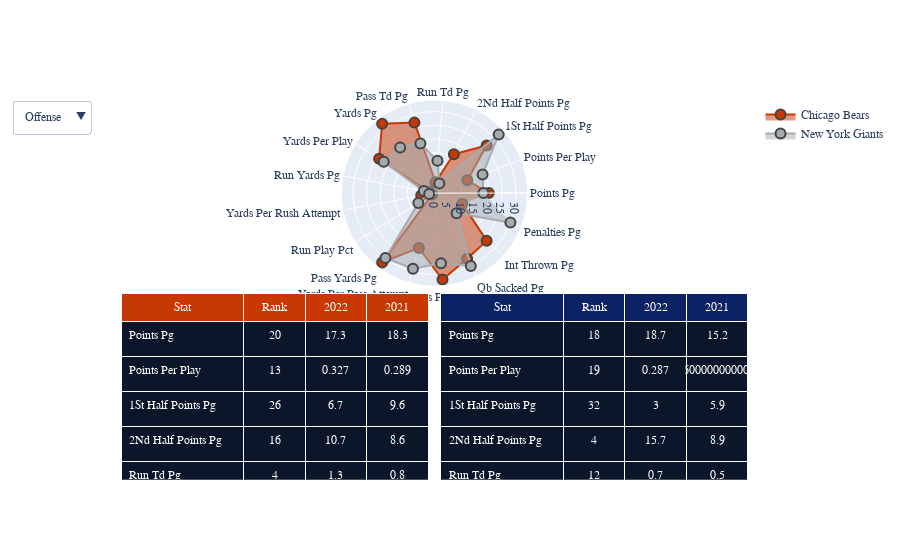

Notebook code cell kept with this figure:
### Code cell
fig.update_layout(
    font_family="Times New Roman",
    updatemenus=updatemenus,
    height=1000
)

fig.show()
#{'title': {'text': f"<b>{team} {record_str} @{team_opp} {record_opp_str} Week {week} Matchup </b> - Defense"}}

### Figure 1 — Plotly figure (JSON) as saved in the notebook; plotly's stock layout.template omitted (floating-point values rounded to 4 significant figures)
{"data": [{"customdata": [[17.3, 18.3], [0.327, 0.289], [6.7, 9.6], [10.7, 8.6], [1.3, 0.8], [0.7, 0.9], [265, 307.4], [5, 4.9], [186.7, 118.7], [5.4, 4.2], ["65.41%", "44.19%"], [78.3, 188.6], [6.6, 6.7], ["34.59%", "55.81%"], [3.3, 3.4], [1.3, 1.2], [5.3, 6.2]], "fill": "toself", "hoverlabel": {"bgcolor": "#0B162A", "font": {"color": "#C83803", "size": 16}}, "hovertemplate": "Stat: %{theta} <br> Rank: %{r} <br> 2022: %{customdata[0]} <br> 2021: %{customdata[1]} <extra></extra>", "marker": {"color": "#C83803", "line": {"width": 2}, "size": 10}, "name": "Chicago Bears", "r": [20, 13, 26, 16, 4, 27, 32, 24, 2, 5, 1, 32, 21, 32, 27, 26, 11], "theta": ["Points Pg", "Points Per Play", "1St Half Points Pg", "2Nd Half Points Pg", "Run Td Pg", "Pass Td Pg", "Yards Pg", "Yards Per Play", "Run Yards Pg", "Yards Per Rush Attempt", "Run Play Pct", "Pass Yards Pg", "Yards Per Pass Attempt", "Pass Play Pct", "Qb Sacked Pg", "Int Thrown Pg", "Penalties Pg"], "type": "scatterpolar", "visible": true}, {"customdata": [[17.3, 18.3], [0.327, 0.289], [6.7, 9.6], [10.7, 8.6], [1.3, 0.8], [0.7, 0.9], [265, 307.4], [5, 4.9], [186.7, 118.7], [5.4, 4.2], ["65.41%", "44.19%"], [78.3, 188.6], [6.6, 6.7], ["34.59%", "55.81%"], [3.3, 3.4], [1.3, 1.2], [5.3, 6.2]], "fill": "toself", "hoverlabel": {"bgcolor": "#0B2265", "font": {"color": "#A5ACAF", "size": 16}}, "hovertemplate": "Stat: %{theta} <br> Rank: %{r} <br> 2022: %{customdata[0]} <br> 2021: %{customdata[1]} <extra></extra>", "marker": {"color": "#A5ACAF", "line": {"width": 2}, "size": 10}, "name": "New York Giants", "r": [18, 19, 32, 4, 12, 19, 21, 22, 4, 2, 7, 30, 29, 26, 30, 11, 30], "theta": ["Points Pg", "Points Per Play", "1St Half Points Pg", "2Nd Half Points Pg", "Run Td Pg", "Pass Td Pg", "Yards Pg", "Yards Per Play", "Run Yards Pg", "Yards Per Rush Attempt", "Run Play Pct", "Pass Yards Pg", "Yards Per Pass Attempt", "Pass Play Pct", "Qb Sacked Pg", "Int Thrown Pg", "Penalties Pg"], "type": "scatterpolar", "visible": true}, {"customdata": [[17.3, 18.3], [0.327, 0.289], [6.7, 9.6], [10.7, 8.6], [1.3, 0.8], [0.7, 0.9], [265, 307.4], [5, 4.9], [186.7, 118.7], [5.4, 4.2], ["65.41%", "44.19%"], [78.3, 188.6], [6.6, 6.7], ["34.59%", "55.81%"], [3.3, 3.4], [1.3, 1.2], [5.3, 6.2]], "fill": "toself", "hoverlabel": {"bgcolor": "#0B162A", "font": {"color": "#C83803", "size": 16}}, "hovertemplate": "Stat: %{theta} <br> Rank: %{r} <br> 2022: %{customdata[0]} <br> 2021: %{customdata[1]} <extra></extra>", "marker": {"color": "#C83803", "line": {"width": 2}, "size": 10}, "name": "Chicago Bears", "r": [11, 14, 28, 5, 21, 8, 20, 19, 30, 19, 9, 22, 14, 22, 9, 2], "theta": ["Opp Points Pg", "Opp Points Per Play", "Opp 1St Half Points Pg", "Opp 2Nd Half Points Pg", "Opp Run Td Pg", "Opp Pass Td Pg", "Opp Yards Pg", "Opp Yards Per Play", "Opp Run Yards Pg", "Opp Yards Per Rush Attempt", "Opp Pass Yards Pg", "Opp Yards Per Pass Attempt", "Def Points Pg", "Sacks Pg", "Int Pg", "Opp Fumbles Pg"], "type": "scatterpolar", "visible": false}, {"customdata": [[17.3, 18.3], [0.327, 0.289], [6.7, 9.6], [10.7, 8.6], [1.3, 0.8], [0.7, 0.9], [265, 307.4], [5, 4.9], [186.7, 118.7], [5.4, 4.2], ["65.41%", "44.19%"], [78.3, 188.6], [6.6, 6.7], ["34.59%", "55.81%"], [3.3, 3.4], [1.3, 1.2], [5.3, 6.2]], "fill": "toself", "hoverlabel": {"bgcolor": "#0B2265", "font": {"color": "#A5ACAF", "size": 16}}, "hovertemplate": "Stat: %{theta} <br> Rank: %{r} <br> 2022: %{customdata[0]} <br> 2021: %{customdata[1]} <extra></extra>", "marker": {"color": "#A5ACAF", "line": {"width": 2}, "size": 10}, "name": "New York Giants", "r": [12, 18, 10, 17, 4, 15, 16, 24, 25, 28, 10, 15, 14, 30, 30, 9], "theta": ["Opp Points Pg", "Opp Points Per Play", "Opp 1St Half Points Pg", "Opp 2Nd Half Points Pg", "Opp Run Td Pg", "Opp Pass Td Pg", "Opp Yards Pg", "Opp Yards Per Play", "Opp Run Yards Pg", "Opp Yards Per Rush Attempt", "Opp Pass Yards Pg", "Opp Yards Per Pass Attempt", "Def Points Pg", "Sacks Pg", "Int Pg", "Opp Fumbles Pg"], "type": "scatterpolar", "visible": false}, {"cells": {"align": ["left", "center"], "fill": {"color": "#0B162A"}, "font": {"color": "white"}, "height": 35, "values": [["Points Pg", "Points Per Play", "1St Half Points Pg", "2Nd Half Points Pg", "Run Td Pg", "Pass Td Pg", "Yards Pg", "Yards Per Play", "Run Yards Pg", "Yards Per Rush Attempt", "Run Play Pct", "Pass Yards Pg", "Yards Per Pass Attempt", "Pass Play Pct", "Qb Sacked Pg", "Int Thrown Pg", "Penalties Pg"], [20, 13, 26, 16, 4, 27, 32, 24, 2, 5, 1, 32, 21, 32, 27, 26, 11], [17.3, 0.327, 6.7, 10.7, 1.3, 0.7, 265, 5, 186.7, 5.4, "65.41%", 78.3, 6.6, "34.59%", 3.3, 1.3, 5.3], [18.3, 0.289, 9.6, 8.6, 0.8, 0.9, 307.4, 4.9, 118.7, 4.2, "44.19%", 188.6, 6.7, "55.81%", 3.4, 1.2, 6.2]]}, "columnwidth": [0.4, 0.2, 0.2, 0.2], "domain": {"x": [0, 0.49], "y": [0, 0.49]}, "header": {"fill": {"color": "#C83803"}, "font": {"color": "white"}, "values": ["Stat", "Rank", "2022", "2021"]}, "type": "table", "visible": true}, {"cells": {"align": ["left", "center"], "fill": {"color": "#0B162A"}, "font": {"color": "white"}, "height": 35, "values": [["Points Pg", "Points Per Play", "1St Half Points Pg", "2Nd Half Points Pg", "Run Td Pg", "Pass Td Pg", "Yards Pg", "Yards Per Play", "Run Yards Pg", "Yards Per Rush Attempt", "Run Play Pct", "Pass Yards Pg", "Yards Per Pass Attempt", "Pass Play Pct", "Qb Sacked Pg", "Int Thrown Pg", "Penalties Pg"], [18, 19, 32, 4, 12, 19, 21, 22, 4, 2, 7, 30, 29, 26, 30, 11, 30], [18.7, 0.287, 3, 15.7, 0.7, 1, 331.7, 5.1, 169.3, 5.6, "46.15%", 162.3, 6.1, "53.85%", 4.3, 0.7, 8], [15.2, 0.246, 5.9, 8.9, 0.5, 0.9, 287.3, 4.7, 99.3, 4, "39.90%", 188, 5.8, "60.10%", 2.2, 1.2, 5.2]]}, "columnwidth": [0.4, 0.2, 0.2, 0.2], "domain": {"x": [0.51, 1], "y": [0, 0.49]}, "header": {"fill": {"color": "#0B2265"}, "font": {"color": "white"}, "values": ["Stat", "Rank", "2022", "2021"]}, "type": "table", "visible": true}, {"cells": {"align": ["left", "center"], "fill": {"color": "#0B162A"}, "font": {"color": "white"}, "height": 35, "values": [["Points Pg", "Points Per Play", "1St Half Points Pg", "2Nd Half Points Pg", "Run Td Pg", "Pass Td Pg", "Yards Pg", "Yards Per Play", "Run Yards Pg", "Yards Per Rush Attempt", "Run Play Pct", "Pass Yards Pg", "Yards Per Pass Attempt", "Pass Play Pct", "Qb Sacked Pg", "Int Thrown Pg", "Penalties Pg"], [20, 13, 26, 16, 4, 27, 32, 24, 2, 5, 1, 32, 21, 32, 27, 26, 11], [17.3, 0.327, 6.7, 10.7, 1.3, 0.7, 265, 5, 186.7, 5.4, "65.41%", 78.3, 6.6, "34.59%", 3.3, 1.3, 5.3], [18.3, 0.289, 9.6, 8.6, 0.8, 0.9, 307.4, 4.9, 118.7, 4.2, "44.19%", 188.6, 6.7, "55.81%", 3.4, 1.2, 6.2]]}, "columnwidth": [0.4, 0.2, 0.2, 0.2], "domain": {"x": [0, 0.49], "y": [0, 0.49]}, "header": {"fill": {"color": "#C83803"}, "font": {"color": "white"}, "values": ["Stat", "Rank", "2022", "2021"]}, "type": "table", "visible": false}, {"cells": {"align": ["left", "center"], "fill": {"color": "#0B162A"}, "font": {"color": "white"}, "height": 35, "values": [["Points Pg", "Points Per Play", "1St Half Points Pg", "2Nd Half Points Pg", "Run Td Pg", "Pass Td Pg", "Yards Pg", "Yards Per Play", "Run Yards Pg", "Yards Per Rush Attempt", "Run Play Pct", "Pass Yards Pg", "Yards Per Pass Attempt", "Pass Play Pct", "Qb Sacked Pg", "Int Thrown Pg", "Penalties Pg"], [18, 19, 32, 4, 12, 19, 21, 22, 4, 2, 7, 30, 29, 26, 30, 11, 30], [18.7, 0.287, 3, 15.7, 0.7, 1, 331.7, 5.1, 169.3, 5.6, "46.15%", 162.3, 6.1, "53.85%", 4.3, 0.7, 8], [15.2, 0.246, 5.9, 8.9, 0.5, 0.9, 287.3, 4.7, 99.3, 4, "39.90%", 188, 5.8, "60.10%", 2.2, 1.2, 5.2]]}, "columnwidth": [0.4, 0.2, 0.2, 0.2], "domain": {"x": [0.51, 1], "y": [0, 0.49]}, "header": {"fill": {"color": "#0B2265"}, "font": {"color": "white"}, "values": ["Stat", "Rank", "2022", "2021"]}, "type": "table", "visible": false}], "layout": {"autosize": true, "font": {"family": "Times New Roman"}, "polar": {"angularaxis": {"type": "category"}, "domain": {"x": [0, 1], "y": [0.51, 1]}, "radialaxis": {"autorange": true, "range": [0, 33.03], "type": "linear"}}, "updatemenus": [{"active": 0, "buttons": [{"args": [{"visible": [true, true, false, false, true, true, false, false]}], "label": "Offense", "method": "update", "visible": true}, {"args": [{"visible": [false, false, true, true, false, false, false, true]}], "label": "Defense", "method": "update", "visible": true}], "direction": "down", "showactive": true}], "xaxis": {"anchor": "y", "domain": [0.51, 1]}, "yaxis": {"anchor": "x", "domain": [0.51, 1]}}}
